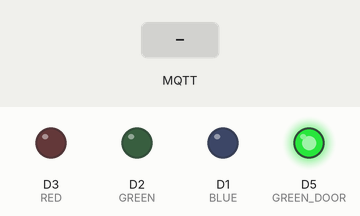
A sketch run on a simulated ESP8266 (Wemos D1 mini). Parts: output pins drawn as LEDs (lit = HIGH). Inputs (shaded band) come from the test bench. WiFi joins after 1.5 s; servers stay silent unless stated; no MQTT or app messages arrive unless stated; not simulated (calls return 0 or success): ../../../wifiConfig.h.

Above: at 2.7 s.
2.8 s: MQTT message "0" arrives on the first subscribed topic
At 4.0 s:
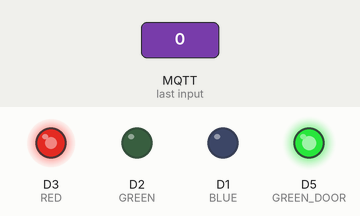
4.4 s: MQTT message "1" arrives on the first subscribed topic
At 5.0 s:
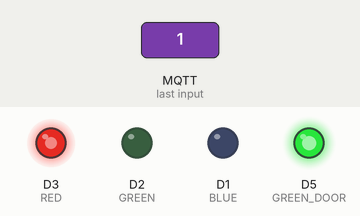
5.9 s: MQTT message "on" arrives on the first subscribed topic
At 7.3 s:
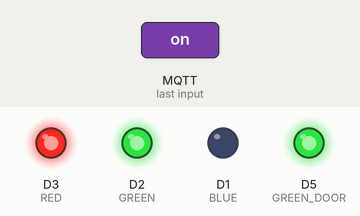
7.6 s: MQTT message "off" arrives on the first subscribed topic
At 9.0 s:
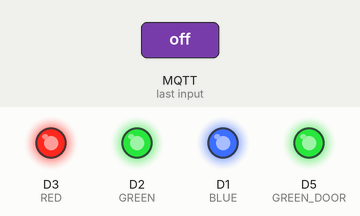
9.3 s: MQTT message "0" arrives on the third subscribed topic
At 12.1 s:
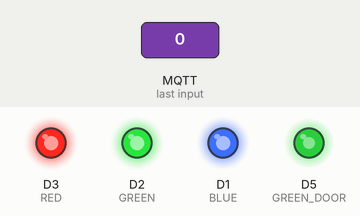
12.3 s: MQTT message "2" arrives on the first subscribed topic
At 14.2 s:
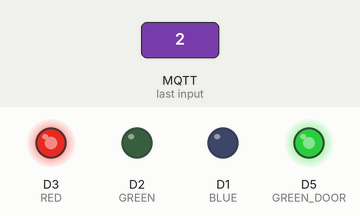
Timing chart, 0 to 15.5 s (numbered marks = the images above; inputs shaded):
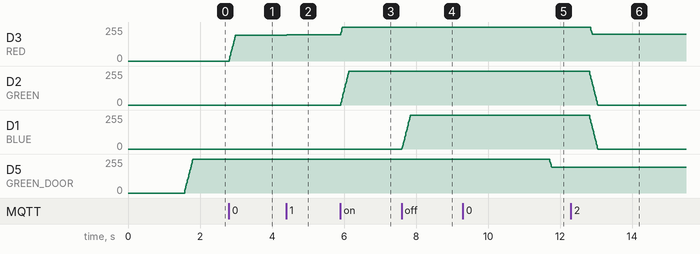

The sketch:

leddyd.ino
```cpp
/*
    Leddyd1 :
    Contrôle :
    - Strip RGB du plafond
    - Strip Verte dans la porte
*/

#include <ArduinoOTA.h>
#include <Ticker.h>
#include "ESP8266WiFi.h"
#include "PubSubClient.h"
#include "../../../wifiConfig.h"

#define RELAY 4
//Les différents topics suivis
#define RGB_TOPIC  "color/plafond"
#define ANIMATION_TOPIC "animation/plafond"
#define OPEN_TOPIC  "switch/opinator/levier"
#define DOOR_TOPIC  "color/porte"
#define REFRESH_RATE 1

const char* hostname = "Leddyd1";
const char* ssid = SSID;
const char* password = PASSWORD;
const char* mqtt_server = "hal.lan";

#define RED D3
#define GREEN D2
#define BLUE D1
#define GREEN_DOOR D5

#define MAXF 1024

int relay_state = LOW;

WiFiClient espClient;
PubSubClient mqttClient(espClient);

Ticker refresh;
Ticker off;

bool IsOn = true;
double lastColor[3];
double nextColor[3];
double lastState = 0;
double nextState = 255;
bool animationStarted = false;
long int animStep = 0;

void reconnect() {
    String message = String(hostname) + " " + WiFi.localIP().toString() + " " + WiFi.macAddress();
    while (!mqttClient.connected()) {
        if (mqttClient.connect(hostname)) {
            mqttClient.publish("connect", message.c_str());
            mqttClient.subscribe(RGB_TOPIC, 1);
            mqttClient.subscribe(ANIMATION_TOPIC, 1);
            mqttClient.subscribe(DOOR_TOPIC, 1);
            mqttClient.subscribe(OPEN_TOPIC, 1);
        } else {
            delay(5000);
        }
    }
}

void setup_wifi() {
    delay(10);

    String superHostname = String("hal-") + hostname;
    WiFi.mode(WIFI_STA);
    WiFi.hostname(superHostname);
    WiFi.setAutoConnect(true);
    WiFi.setAutoReconnect(true);
    WiFi.begin(ssid, password);

    while (WiFi.status() != WL_CONNECTED) {
        delay(500);
    }
}

//Mets à jour les valeurs de sortie des pins du wemos en fonction du topic sur lequel le message à été recu
void mqtt_callback(char* topic, byte* payload, unsigned int length) {
  if(strcmp(topic, OPEN_TOPIC) == 0){
    if(payload[0] == '0'){
      IsOn = false;
      analogWrite(GREEN_DOOR, LOW);
      analogWrite(RED,   LOW);
      analogWrite(GREEN, LOW);
      analogWrite(BLUE,  LOW);
    }else{
      IsOn = true;
      lastState    = 0;
      lastColor[0] = 0;
      lastColor[1] = 0;
      lastColor[2] = 0;
    }
  }
  else if(strcmp(topic, RGB_TOPIC) == 0){
    animationStarted = false;
    nextColor[0] = (double)payload[0];
    nextColor[1] = (double)payload[1];
    nextColor[2] = (double)payload[2];
  }
  else if(strcmp(topic, DOOR_TOPIC) == 0){
    nextState = (double)payload[0];
  }
  else if(strcmp(topic, ANIMATION_TOPIC) == 0){
    if(!animationStarted && (int)payload[0] == 255){
      animationStarted = true;
      digitalWrite(LED_BUILTIN, LOW);
      animStep = 0;
    }
  }
}

void setup(){
  //Initialise les pins du wemos
  pinMode(RED, OUTPUT);
  pinMode(GREEN, OUTPUT);
  pinMode(BLUE, OUTPUT);
  pinMode(GREEN_DOOR, OUTPUT);

  setup_wifi();
  ArduinoOTA.begin();
  mqttClient.setServer(mqtt_server, 1883);
  mqttClient.setCallback(mqtt_callback);
}

void loop(){

  //Mets les vraies valeurs de sortie à jour toutes les 10 millisecondes pour avoir une transition "propre" entre les états
  if(millis()%10 == 0){

    if(animationStarted){
      double r = abs((int)(255.0*sin((double)animStep/1000)));
      double g = abs((int)(255.0*sin(((double)animStep+5000)/1000)));
      double b = abs((int)(255.0*sin(((double)animStep+10000)/1000)));

      if(IsOn) analogWrite(RED,   MAXF*r/255.0);
      if(IsOn) analogWrite(GREEN, MAXF*g/255.0);
      if(IsOn) analogWrite(BLUE,  MAXF*b/255.0);
      animStep ++;
    }
    else{
      for(int x=0;x<3;x++){
        if(lastColor[x] != nextColor[x]){
          if(lastColor[x] > nextColor[x]){
            lastColor[x]--;
          }else if(lastColor[x] < nextColor[x]){
            lastColor[x]++;
          }
        }
      }

      if(IsOn) analogWrite(RED,   MAXF*lastColor[0]/255.0);
      if(IsOn) analogWrite(GREEN, MAXF*lastColor[1]/255.0);
      if(IsOn) analogWrite(BLUE,  MAXF*lastColor[2]/255.0);
    }

    if(lastState != nextState){
      if(lastState > nextState){
        lastState --;
      }else if(lastState < nextState){
        lastState ++;
      }
      if(IsOn) analogWrite(GREEN_DOOR, MAXF*lastState/255.0);
    }
  }

  if (!mqttClient.connected()) {
      reconnect();
  }
  mqttClient.loop();
  ArduinoOTA.handle();
}
```

Measured:
- after the input at 2.8 s, D3 (RED): moves from 0/255 to 192/255 over 0.17 s, starting at once
- after the input at 4.4 s, D3 (RED): 192/255 → 196/255 at once
- after the input at 5.9 s, D3 (RED): 196/255 → 255/255 at once; D2 (GREEN): moves from 0/255 to 255/255 over 0.23 s, starting at once
- after the input at 7.6 s, D1 (BLUE): moves from 0/255 to 255/255 over 0.24 s, starting at once
- after the input at 9.3 s, D5 (GREEN_DOOR): 255/255 → 192/255 after 2.4 s
- after the input at 12.3 s, D3 (RED): 255/255 → 200/255 after 0.55 s; D2 (GREEN), D1 (BLUE): moves from 255/255 to 0/255 over 0.23 s, starting after 0.52 s
